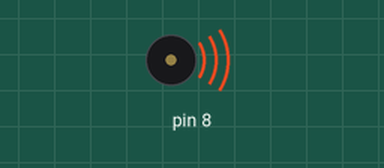
Recording of a sketch running on a simulated Arduino Uno, built with avr-gcc and run on an emulated ATmega328P. Parts: buzzer (waves = sounding).

Above: at 0.1 s.
At 7.4 s:
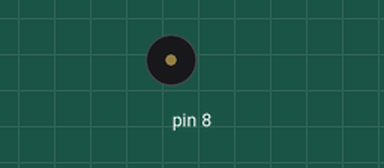
Timing chart, 0 to 8.9 s (numbered marks = the images above):
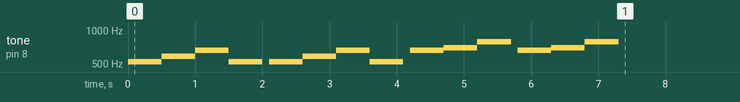

The sketch:

week02_4_arduino_tone.ino
```cpp
// week02_4_arduino_tone
void setup() { // 設定的函式
  // put your setup code here, to run once:
  // 只做一次
  pinMode(8, OUTPUT);
  tone(8, 523, 500); // Do 1秒
  delay(500);
  tone(8, 587, 500); // Re 1秒
  delay(500);
  tone(8, 659, 500); // Mi 1秒
  delay(500);
  tone(8, 523, 500); // Do 1秒
  delay(600);
  tone(8, 523, 500); // Do 1秒
  delay(500);
  tone(8, 587, 500); // Re 1秒
  delay(500);
  tone(8, 659, 500); // Mi 1秒
  delay(500);
  tone(8, 523, 500); // Do 1秒
  delay(600);
  tone(8, 659, 500); // Mi 1秒
  delay(500);
  tone(8, 698, 500); // Fa 1秒
  delay(500);
  tone(8, 784, 500); // So 1秒
  delay(600);
  tone(8, 659, 500); // Mi 1秒
  delay(500);
  tone(8, 698, 500); // Fa 1秒
  delay(500);
  tone(8, 784, 500); // So 1秒
  delay(500);
}

void loop() {
  // put your main code here, to run repeatedly:
  // 重複做
}
```
